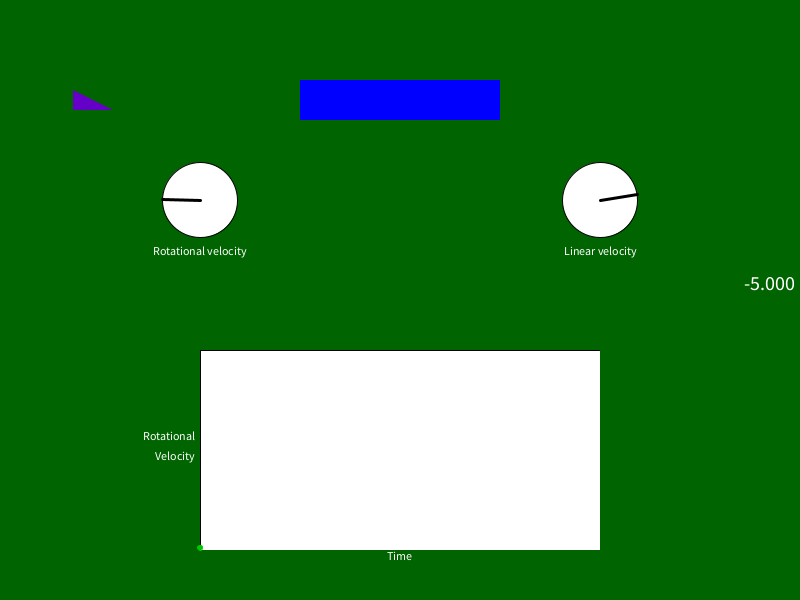
Frame 1 (no input)
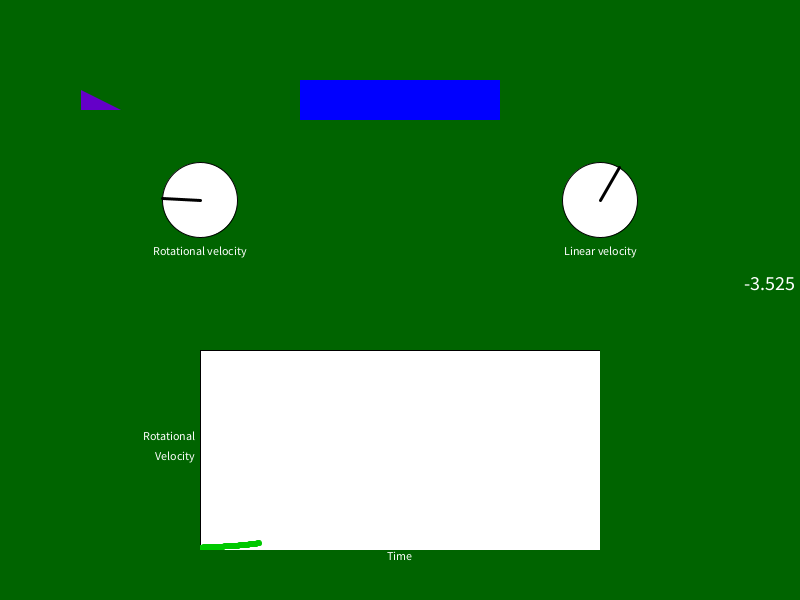
Frame 60 (the mouse pressed at the canvas centre just before this capture)
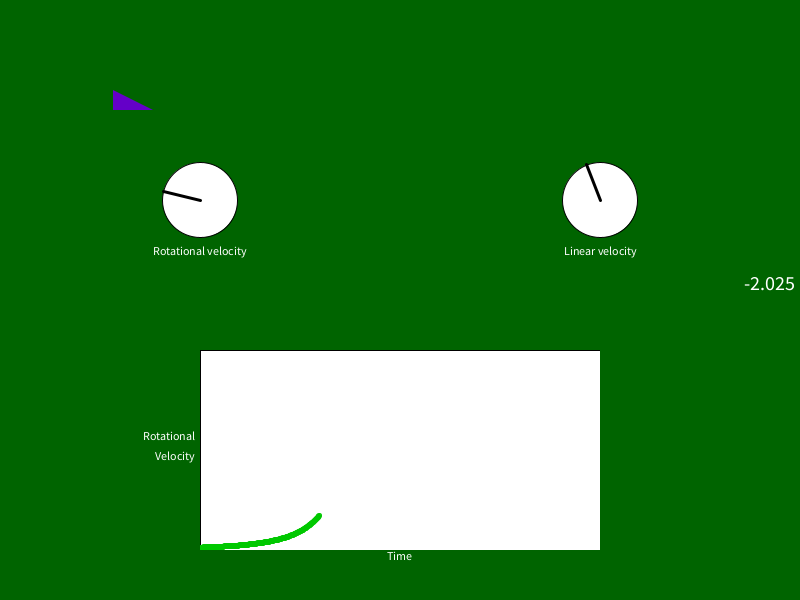
Frame 120 (the mouse held since frame 60 and released just before this capture)

The Processing sketch that drew these frames (run headless with seeded random() and noise(); from frame 60 on, the mouse is pressed at the canvas centre):

// Processing sketch: With_obstruction
// ── With_obstruction.pde
int a = 20;
int r = 10;
float time = -5;

float speed(float t) {
  float frac;
  frac = (0.5*a*sq(t))/r;
  float mult;
  mult = (a*t)/r;
  float dtheta;
  dtheta = (1/(1+sq(frac)))*mult;
  return abs(dtheta);
}


float position(float t) {
  float theta;
  theta = atan((0.5*a*sq(t))/r);
  float newx;
  if (t<0) {
    newx = theta*(-200)+400;
  } else {
    newx = theta*(200)+400;
  }
  return newx;
}

boolean visible() {
  loadPixels();
  color purple = color(100, 0, 200);
  for (int i = 0; i < 480000; i = i+1) {
    if (pixels[i] == purple) {
      return true;
    }
  }
  return false;
}
    

void setup()
{
  size (800,600);
  smooth();
  background(0,100,0);
  stroke(0);
  fill(255);
  strokeWeight(1);
  rect(200, 350, 400, 200);
}

void draw()
{ noStroke();
  fill(0,100,0);
  rect(0,0,200,600);
  rect(0,0,800,350);
  rect(200,550,400,50);
  rect(600,0,200,600);
  strokeWeight(1);
  int XPos;
  XPos = int(position(time));
  color purple = color(100, 0, 200);
  fill(purple);
  noStroke();
  triangle(XPos-20, 90, XPos-20, 110, XPos+20, 110);
  
  fill(255,255,255);
  stroke(0);
  ellipse(200,200,75,75);
  float dt;
  dt = abs(speed(time));
  strokeWeight(3);
  line(200,200,200-37.5*cos(dt),200-37.5*sin(dt));
  
  strokeWeight(1);
  fill(255,255,255);
  stroke(0);
  ellipse(600,200,75,75);
  strokeWeight(3);
  line(600,200,600-37.5*cos(0.03*a*abs(time)),200-37.5*sin(0.03*a*abs(time)));
  
  textSize(20);
  fill(255);
  textAlign(RIGHT);
  text(time, 795, 290);
  
  textSize(12);
  fill(255);
  textAlign(CENTER);
  text("Rotational velocity", 200, 255);
  
  textSize(12);
  fill(255);
  textAlign(CENTER);
  text("Linear velocity", 600, 255);
  
  if (mousePressed==false) {
    fill(0,0,255);
    noStroke();
    rect(300, 80, 200, 40);
  }
  
  loadPixels();
  strokeWeight(1);

  if (visible() == true) {
    fill(0,200,0);
    stroke(0,200,0);
  }
    else{
      fill(255,0,0);
      stroke(255,0,0);
    }
  ellipse(400+time*40,550-dt*150, 5, 5); 
  
  textSize(12);
  fill(255);
  textAlign(CENTER);
  text("Time", 400, 560);
  
  textSize(12);
  fill(255);
  textAlign(RIGHT);
  text("Rotational", 195, 440);
  text("Velocity", 195, 460);
  
  time = time + 0.025;
  if (time>5.01) {
    noLoop(); 
  }
  
}
